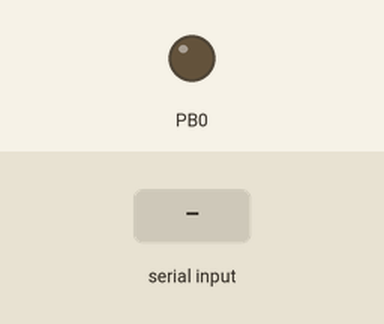
Bench run of a program on a simulated ATmega328P, built with avr-gcc and emulated at 16 MHz. Parts: output pins drawn as LEDs (lit = HIGH). Inputs (shaded band) come from the test bench.

Above: at 1.2 s.
1.3 s: "1" received over Serial
At 2.5 s:
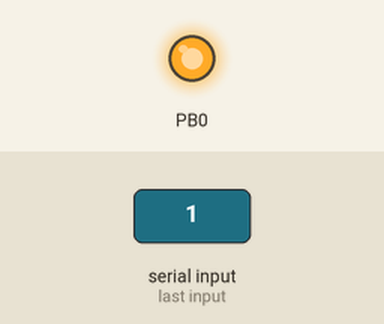
2.8 s: "0" received over Serial
At 3.9 s:
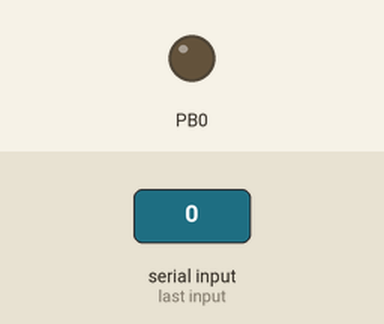
Timing chart, 0 to 5.8 s (numbered marks = the images above; inputs shaded):
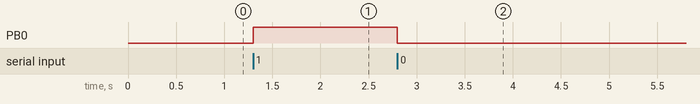

The program:

main.c
```c
/*
 * File:   main.c
 * Author: Tim Vandenbroecke
 *
 * Created on 2 juni 2019, 12:29
 */

#define F_CPU 16000000  //AVR CPU speed 16Mhz
#define BAUD 9600   //Baud rate we are using
#define BRC ((F_CPU / BAUD / 16) - 1)   //Baud rate calculator

#include <avr/io.h>
#include <util/delay.h>
#include <stdlib.h>
#include <avr/interrupt.h>
#include <string.h>

//  Set bits macro's to toggle leds
#define cbi(sfr, bit) (_SFR_BYTE(sfr) &= ~_BV(bit))
#define sbi(sfr, bit) (_SFR_BYTE(sfr) |= _BV(bit))

#define TX_BUFFER_SIZE 128  //Transmission buffer
#define RX_BUFFER_SIZE 128  //Read buffer

char serialBuffer[TX_BUFFER_SIZE];
uint8_t serialReadPos = 0;
uint8_t serialWritePos = 0;

char rxBuffer[RX_BUFFER_SIZE];
uint8_t rxReadPos = 0;
uint8_t rxWritePos = 0;

// Write
void appendSerial(char c);
void serialWrite(char c[]);

//  Read
char getChar(void);
char peekChar(void);

int main(void) {

    UBRR0H = (BRC >> 8);    //Upper register
    UBRR0L = BRC;   //Lower register

    //  TX & RX
    UCSR0B = (1 << TXEN0) | (1 << TXCIE0) | (1 << RXEN0) | (1 << RXCIE0);  //Setup control register B, transmitter and read enable
    UCSR0C = (1 << UCSZ01) | (1 << UCSZ00);  //Set up the 8bit data frame


    DDRB = (1 << PORTB0);

    sei();  //Enable interupts

    while(1){   //Infinite loop

        char c = getChar();

        if(c == '1'){

            sbi(PORTB, PORTB0);
        }else if(c == '0'){

            cbi(PORTB, PORTB0);
        }
    }

    return 0;
}

void appendSerial(char c){

    serialBuffer[serialWritePos] = c;
    serialWritePos++;

    if(serialWritePos >= TX_BUFFER_SIZE){

        serialWritePos = 0;
    }
}

void serialWrite(char c[]){

    for(uint8_t i = 0; i < strlen(c); i++){

        appendSerial(c[i]);
    }

    if(UCSR0A & (1 << UDRE0)){

        UDR0 = 0;
    }
}

ISR(USART_TX_vect){ //This will fire up every time data is transmitted

    if(serialReadPos != serialWritePos){

        UDR0 = serialBuffer[serialReadPos];
        serialReadPos++;

        if(serialReadPos >= TX_BUFFER_SIZE){

            serialReadPos++;
        }
    }
}

char peekChar(void){

    char ret = '\0';

    if(rxReadPos != rxWritePos){

        ret = rxBuffer[rxReadPos];
    }

    return ret;
}

char getChar(void){

    char ret = '\0';

    if(rxReadPos != rxWritePos){

        ret = rxBuffer[rxReadPos];
        rxReadPos++;

        if(rxReadPos >= RX_BUFFER_SIZE){

            rxReadPos = 0;
        }
    }

    return ret;
}

ISR(USART_RX_vect){ //This will fire up every time data is received

    rxBuffer[rxWritePos] = UDR0;

    rxWritePos++;

    if(rxWritePos >= RX_BUFFER_SIZE){

        rxWritePos = 0;
    }
}
```

Measured:
- after the input at 1.3 s, PB0: LOW → HIGH at once
- after the input at 2.8 s, PB0: HIGH → LOW at once
